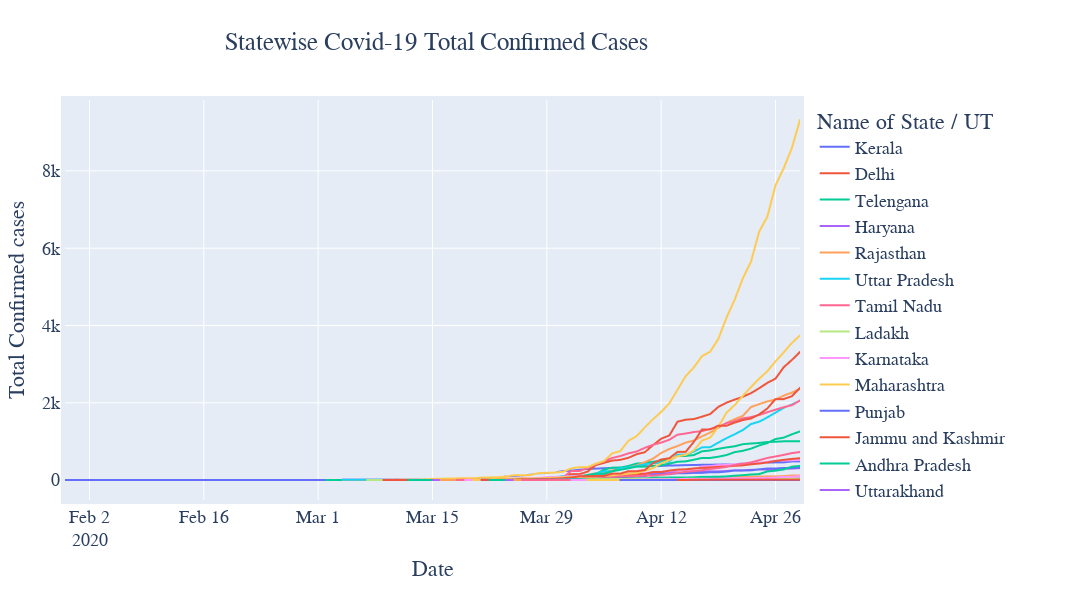

The code cell stored with this chart in its notebook:
### Markdown cell above
# State/UT Plot of Total Confirmed Cases

### Code cell
import pylab as pl
import seaborn as sns
import plotly.express as px
import plotly.graph_objects as go

fig = go.Figure()
df_per_state = df.copy(deep=False)
fig = px.line(df_per_state, x="Date", y="Total Confirmed cases", title='Statewise Covid-19 Total Confirmed Cases', line_group='Name of State / UT', color='Name of State / UT')
fig.update_layout(
    autosize=False,
    width=1400,
    height=600,
    title_x=0.4,
    font=dict(
        family="Courier New, monospace",
        size=18
    ),
    margin=dict(
        l=50,
        r=50,
        b=100,
        t=100,
        pad=4
    ),
)
fig.show()
